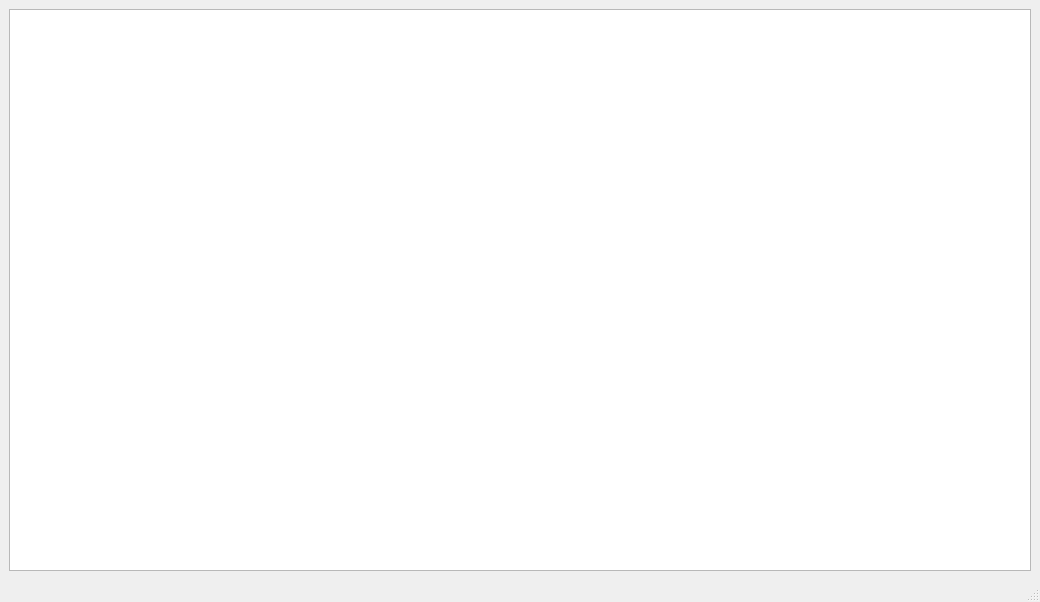
<?xml version="1.0" encoding="UTF-8"?>
<ui version="4.0">
 <class>PeripheralValidator</class>
 <widget class="QMainWindow" name="PeripheralValidator">
  <property name="geometry">
   <rect>
    <x>0</x>
    <y>0</y>
    <width>1040</width>
    <height>602</height>
   </rect>
  </property>
  <property name="windowTitle">
   <string>MainWindow</string>
  </property>
  <widget class="QWidget" name="centralwidget">
   <layout class="QVBoxLayout" name="verticalLayout">
    <item>
     <widget class="QTableWidget" name="periphralTable"/>
    </item>
   </layout>
  </widget>
  <widget class="QMenuBar" name="menubar">
   <property name="geometry">
    <rect>
     <x>0</x>
     <y>0</y>
     <width>1040</width>
     <height>21</height>
    </rect>
   </property>
  </widget>
  <widget class="QStatusBar" name="statusbar"/>
 </widget>
 <resources/>
 <connections/>
</ui>
